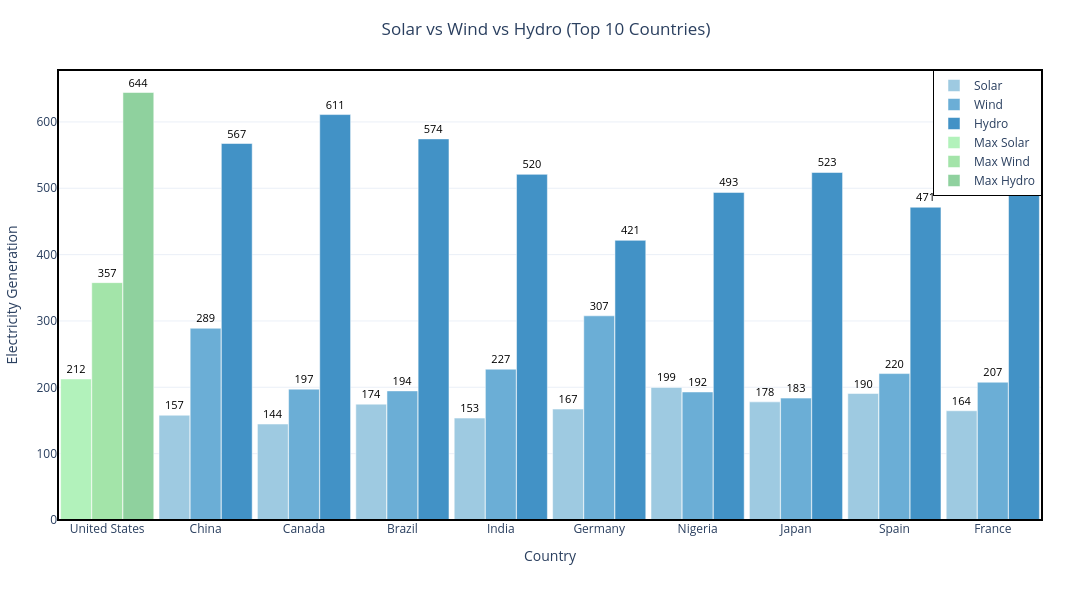

Notebook code cell kept with this figure:
### Code cell
import plotly.graph_objects as go

def function_chart3():

    df_clean = df.copy()

    df_energy = df_clean.groupby('country', as_index=False)[
        ['solar_electricity', 'wind_electricity', 'hydro_electricity']
    ].sum()

    df_energy['total'] = (
        df_energy['solar_electricity'] +
        df_energy['wind_electricity'] +
        df_energy['hydro_electricity']
    )

    df_sorted = df_energy.sort_values(by='total', ascending=False).head(10)

    max_solar = df_sorted['solar_electricity'].max()
    max_wind  = df_sorted['wind_electricity'].max()
    max_hydro = df_sorted['hydro_electricity'].max()

    
    solar_blue  = '#9ecae1'
    wind_blue   = '#6baed6'
    hydro_blue  = '#4292c6'

    solar_green = '#b2f2bb'
    wind_green  = '#a3e4a9'
    hydro_green = '#8fd19e'

    
    solar_colors = [solar_green if v == max_solar else solar_blue for v in df_sorted['solar_electricity']]
    wind_colors  = [wind_green if v == max_wind else wind_blue for v in df_sorted['wind_electricity']]
    hydro_colors = [hydro_green if v == max_hydro else hydro_blue for v in df_sorted['hydro_electricity']]

    fig = go.Figure()

    fig.add_bar(
        x=df_sorted['country'],
        y=df_sorted['solar_electricity'],
        marker=dict(color=solar_colors),
        text=df_sorted['solar_electricity'].astype(int),
        textposition='outside',
        textfont=dict(size=11, color='black'),
        showlegend=False,
        offsetgroup=0
    )

    fig.add_bar(
        x=df_sorted['country'],
        y=df_sorted['wind_electricity'],
        marker=dict(color=wind_colors),
        text=df_sorted['wind_electricity'].astype(int),
        textposition='outside',
        textfont=dict(size=11, color='black'),
        showlegend=False,
        offsetgroup=1
    )

    fig.add_bar(
        x=df_sorted['country'],
        y=df_sorted['hydro_electricity'],
        marker=dict(color=hydro_colors),
        text=df_sorted['hydro_electricity'].astype(int),
        textposition='outside',
        textfont=dict(size=11, color='black'),
        showlegend=False,
        offsetgroup=2
    )

    
    solar_blue_l = '#9ecae1'
    wind_blue_l  = '#6baed6'
    hydro_blue_l = '#4292c6'

    solar_green_l = '#b2f2bb'
    wind_green_l  = '#a3e4a9'
    hydro_green_l = '#8fd19e'

    fig.add_bar(x=[None], y=[None], name='Solar', marker=dict(color=solar_blue_l))
    fig.add_bar(x=[None], y=[None], name='Wind', marker=dict(color=wind_blue_l))
    fig.add_bar(x=[None], y=[None], name='Hydro', marker=dict(color=hydro_blue_l))

    fig.add_bar(x=[None], y=[None], name='Max Solar', marker=dict(color=solar_green_l))
    fig.add_bar(x=[None], y=[None], name='Max Wind', marker=dict(color=wind_green_l))
    fig.add_bar(x=[None], y=[None], name='Max Hydro', marker=dict(color=hydro_green_l))

    fig.update_layout(
        barmode='group',

        width=1500,
        height=600,

        bargap=0.05,
        bargroupgap=0.01,

        title=dict(text="Solar vs Wind vs Hydro (Top 10 Countries)", x=0.5),

        xaxis=dict(
            title="Country",
            tickangle=0,
            tickfont=dict(size=12),
            automargin=True
        ),

        yaxis=dict(
            title="Electricity Generation",
            tickfont=dict(size=12)
        ),

        template="plotly_white",

        legend=dict(
            x=1, y=1,
            xanchor="right",
            yanchor="top",
            bgcolor="white",
            bordercolor="black",
            borderwidth=1
        ),

        # 🖤 نفس الإطار بتاع chart5
        shapes=[
            dict(
                type="rect",
                xref="paper", yref="paper",
                x0=0, y0=0, x1=1, y1=1,
                line=dict(color="black", width=2)
            )
        ],

        margin=dict(l=50, r=50, t=70, b=80)
    )

    return fig


fig = function_chart3()
fig.show()

### Figure 1 — Plotly figure (JSON) as saved in the notebook; plotly's stock layout.template omitted (floating-point values rounded to 4 significant figures)
{"data": [{"marker": {"color": ["#b2f2bb", "#9ecae1", "#9ecae1", "#9ecae1", "#9ecae1", "#9ecae1", "#9ecae1", "#9ecae1", "#9ecae1", "#9ecae1"]}, "offsetgroup": "0", "showlegend": false, "text": [212.0, 157.0, 144.0, 174.0, 153.0, 167.0, 199.0, 178.0, 190.0, 164.0], "textfont": {"color": "black", "size": 11}, "textposition": "outside", "type": "bar", "x": ["United States", "China", "Canada", "Brazil", "India", "Germany", "Nigeria", "Japan", "Spain", "France"], "y": [212.6, 157.9, 144.7, 174.6, 153.6, 167.2, 199.9, 178.1, 190.6, 164.6]}, {"marker": {"color": ["#a3e4a9", "#6baed6", "#6baed6", "#6baed6", "#6baed6", "#6baed6", "#6baed6", "#6baed6", "#6baed6", "#6baed6"]}, "offsetgroup": "1", "showlegend": false, "text": [357.0, 289.0, 197.0, 194.0, 227.0, 307.0, 192.0, 183.0, 220.0, 207.0], "textfont": {"color": "black", "size": 11}, "textposition": "outside", "type": "bar", "x": ["United States", "China", "Canada", "Brazil", "India", "Germany", "Nigeria", "Japan", "Spain", "France"], "y": [357.8, 289.0, 197.2, 194.6, 227.3, 307.7, 193.0, 183.7, 220.7, 207.7]}, {"marker": {"color": ["#8fd19e", "#4292c6", "#4292c6", "#4292c6", "#4292c6", "#4292c6", "#4292c6", "#4292c6", "#4292c6", "#4292c6"]}, "offsetgroup": "2", "showlegend": false, "text": [644.0, 567.0, 611.0, 574.0, 520.0, 421.0, 493.0, 523.0, 471.0, 498.0], "textfont": {"color": "black", "size": 11}, "textposition": "outside", "type": "bar", "x": ["United States", "China", "Canada", "Brazil", "India", "Germany", "Nigeria", "Japan", "Spain", "France"], "y": [644.4, 567.5, 611.1, 574.4, 521.0, 421.5, 493.7, 523.8, 471.5, 498.5]}, {"marker": {"color": "#9ecae1"}, "name": "Solar", "type": "bar", "x": [null], "y": [null]}, {"marker": {"color": "#6baed6"}, "name": "Wind", "type": "bar", "x": [null], "y": [null]}, {"marker": {"color": "#4292c6"}, "name": "Hydro", "type": "bar", "x": [null], "y": [null]}, {"marker": {"color": "#b2f2bb"}, "name": "Max Solar", "type": "bar", "x": [null], "y": [null]}, {"marker": {"color": "#a3e4a9"}, "name": "Max Wind", "type": "bar", "x": [null], "y": [null]}, {"marker": {"color": "#8fd19e"}, "name": "Max Hydro", "type": "bar", "x": [null], "y": [null]}], "layout": {"bargap": 0.05, "bargroupgap": 0.01, "barmode": "group", "height": 600, "legend": {"bgcolor": "white", "bordercolor": "black", "borderwidth": 1, "x": 1, "xanchor": "right", "y": 1, "yanchor": "top"}, "margin": {"b": 80, "l": 50, "r": 50, "t": 70}, "shapes": [{"line": {"color": "black", "width": 2}, "type": "rect", "x0": 0, "x1": 1, "xref": "paper", "y0": 0, "y1": 1, "yref": "paper"}], "title": {"text": "Solar vs Wind vs Hydro (Top 10 Countries)", "x": 0.5}, "width": 1500, "xaxis": {"automargin": true, "tickangle": 0, "tickfont": {"size": 12}, "title": {"text": "Country"}}, "yaxis": {"tickfont": {"size": 12}, "title": {"text": "Electricity Generation"}}}}
